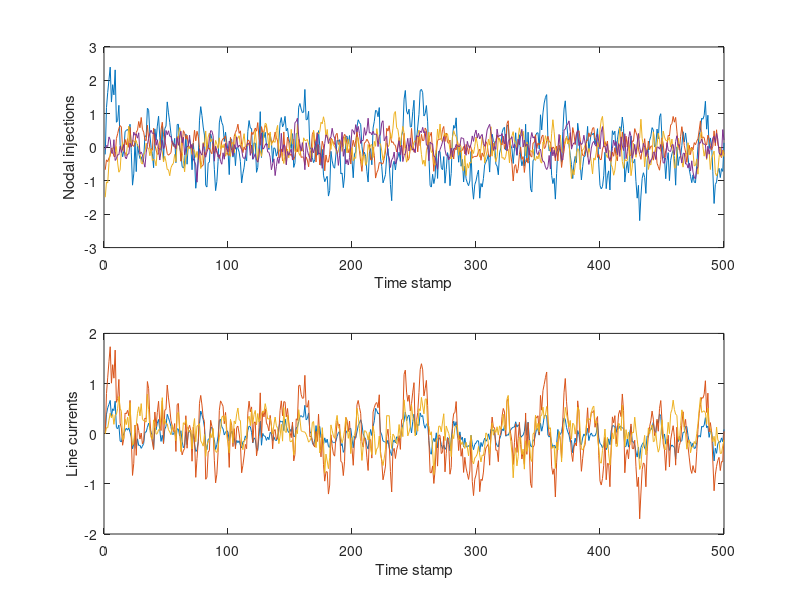

Here is the MATLAB script that generated this plot:
% hosting capacity maximization (kite mesh)
clc; clear all

% power injections (negative load)
S=-[0.224    0.708    1.572    0.072]*exp(j*.3176); % acos(0.95) ind
I=conj(S).';

% line admittances of the kite grid 
y12=1-j*10;
y13=2*y12;
y23=3-j*20;
y34=y23;
y45=2*y12;

% kite admittance matrix (slack on 5)
Y=[y12+y13 -y12     -y13          0   0
  -y12      y12+y23 -y23          0   0
  -y13     -y23      y13+y23+y34 -y34 0
   0        0       -y34          y34+y45  -y45];

% AR rnd process for injections
i1w(1)=real(I(1)); % in node 1
m=500; rng(98);
e4=randn(4,m)*.25;
e1=randn(1,m)*.5;
for t=1:m-1
    I(:,t+1)=0.65*I(:,t)+e4(:,t);  % all other nodes
    i1w(t+1)=0.75*i1w(t)+e1(t);
    I(1,t+1)=-i1w(t+1)+j*imag(I(1,t+1)); % (-)i1w from active load to inj.

    v=1+Y(1:4,1:4)^-1*I(:,t+1); % ohm & kirchhoff's circuit laws
    I12=y12*(v(1)-v(2)); i12(t+1)=abs(I12)*sign(real(I12)); 
    I13=y13*(v(1)-v(3)); i13(t+1)=abs(I13)*sign(real(I13));
    I23=y23*(v(2)-v(3)); i23(t+1)=abs(I23)*sign(real(I23));
end
Ii=abs(I).*sign(real(I));  % abs & sign to repliclate meter RMS info

title('input (plot 1) / output (plot 2)') 
subplot(2,1,1),  plot(1:m,I)
xlabel('Time stamp')
ylabel('Nodal injections') 

subplot(2,1,2),  plot(1:m,([i12; i13; i23]))
xlabel('Time stamp')
ylabel('Line currents') 

rate_12=inf; %.25; 
rate_13=1; 
rate_23=inf; %.50
ij=[i12' i13' i23'];
Ii=Ii';
k=0;
for t=1:m
    pos_vio=max([ ij(t,1)-rate_12  ij(t,2)-rate_13  ij(t,3)-rate_23]);
    neg_vio=max([-ij(t,1)-rate_12 -ij(t,2)-rate_13 -ij(t,3)-rate_23]);
    if  pos_vio > 0
        k=k+1; y(k,:)=pos_vio; X(k,1:4)=Ii(t,1:4);
    end
%     if  neg_vio > 0 
%         k=k+1; y(k,:)=neg_vio; X(k,1:4)=-Ii(t,1:4);
%     end
end

X=[X ones(k,1)];
beta =(X'*X)^-1*X'*y

res=y-X*beta;
norm(res)/k